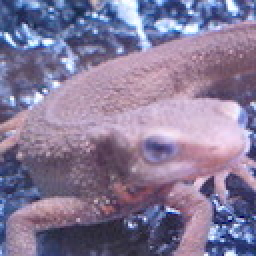
#> input picture IM1-10/imori.jpg, 128 x 128 px, found by its file name (shown 2 times larger)
$ python 28.py   (older library calls are emulated)
#> lines starting #> are read from the running program, lines starting #| are printed output that depends on the picture
import numpy as np
import cv2

def affine_prallel(img, tx, ty):
#> called with tx = 30, ty = -30
    H, W, C = img.shape
#> H = 128; W = 128; C = 3
    img1 = np.zeros((H+2,W+2,C),dtype=np.float)
    img1[1:H+1,1:W+1] = img
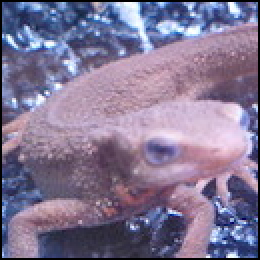
#> img1: shape (130, 130, 3) float64 (shown 2 times larger); mean B, G, R 148.1, 118.1, 130

    out = np.zeros((H, W, C), dtype=np.float32)

    x_new = np.tile(np.arange(W),(H,1))
    y_new = np.arange(H).repeat(W).reshape(H,-1)

    x = x_new - tx
    y = y_new - ty

    x = np.minimum(np.maximum(x, 0), W+1).astype(np.int)
    y = np.minimum(np.maximum(y, 0), H+1).astype(np.int)

    out[y_new, x_new] = img1[y,x]
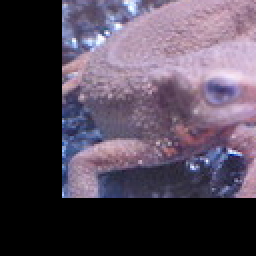
#> out: shape (128, 128, 3) float32 (shown 2 times larger); mean B, G, R 84.9, 69.6, 80.3
    out = out[:H, :W]
    out = out.astype(np.uint8)

    return out

# Read image
img = cv2.imread("imori.jpg").astype(np.float32)

# Affine
out = affine_prallel(img, tx=30, ty=-30)
# print(out.shape)
# Save result
cv2.imwrite("out.jpg", out)

$ run again, with IM1-10/ex1.jpg copied over IM1-10/imori.jpg
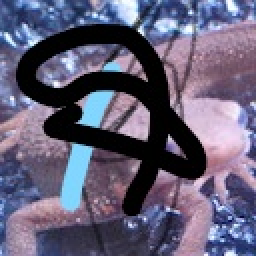
#> input picture IM1-10/ex1.jpg, 128 x 128 px, found by its file name (shown 2 times larger)
#> in affine_prallel, `img1[1:H+1,1:W+1] = img`:
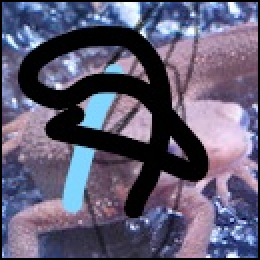
#> img1: shape (130, 130, 3) float64 (shown 2 times larger); mean B, G, R 115.4, 91.2, 95.6
#> in affine_prallel, `out[y_new, x_new] = img1[y,x]`:
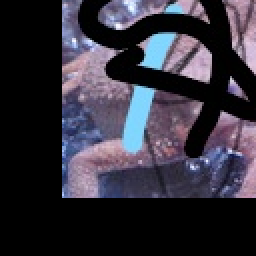
#> out: shape (128, 128, 3) float32 (shown 2 times larger); mean B, G, R 60, 48.4, 51.3
